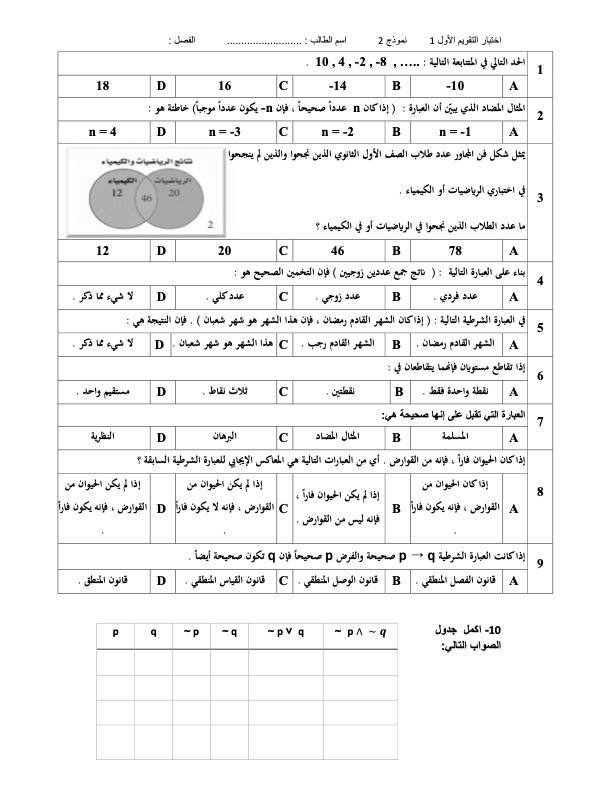
#> input picture data/00-test1-blank.jpg, 612 x 792 px, found by its file name
$ python test4.py
#> lines starting #> are read from the running program, lines starting #| are printed output that depends on the picture; after the words box and inside, x2 and y2 are one past the last pixel; in counts of white or black regions, pixels touching at a corner belong together
import cv2
from imutils.perspective import four_point_transform
from imutils import contours
import numpy as np
import imutils
from matplotlib import pyplot as plt
import random


def showImage(name, image):
    cv2.imshow(name, image)
    cv2.waitKey(0)
    cv2.destroyAllWindows()
    cv2.waitKey(1)


def random_color():
    red = random.randint(10, 255)
    green = random.randint(10, 255)
    blue = random.randint(10, 255)

    # randomly zero out one of the colors
    color = random.randint(0, 2)
    if color == 0:
        red = 0
    elif color == 1:
        green = 0
    else:
        blue = 0
    print(red, green, blue)
    return (red, green, blue)


# Read the image:
test1_blank = cv2.imread("data/00-test1-blank.jpg")
#> test1_blank is the input picture: shape (792, 612, 3); min 0, max 255, mean 242.7
gray = cv2.cvtColor(test1_blank, cv2.COLOR_BGR2GRAY)
blurred = cv2.GaussianBlur(gray, (5, 5), 0)
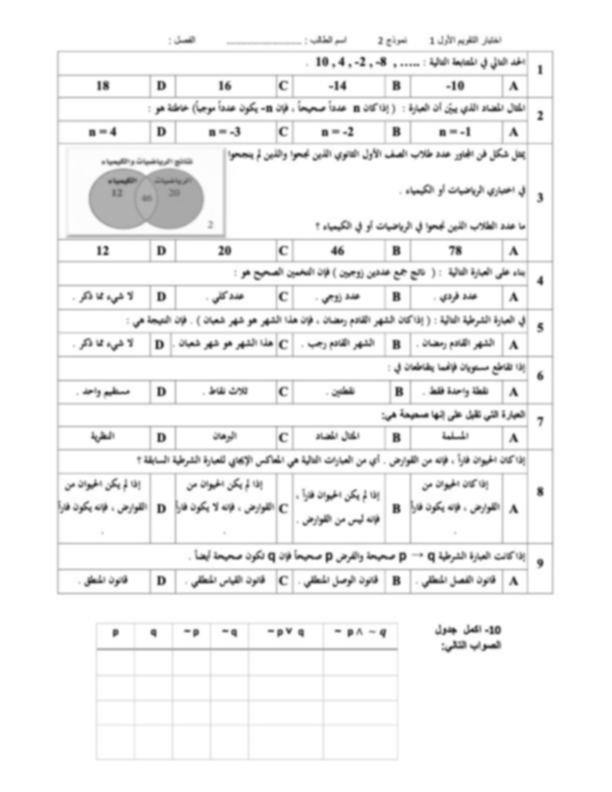
#> blurred: shape (792, 612); min 36, max 255, mean 242.7
edged = cv2.Canny(blurred, 75, 200)
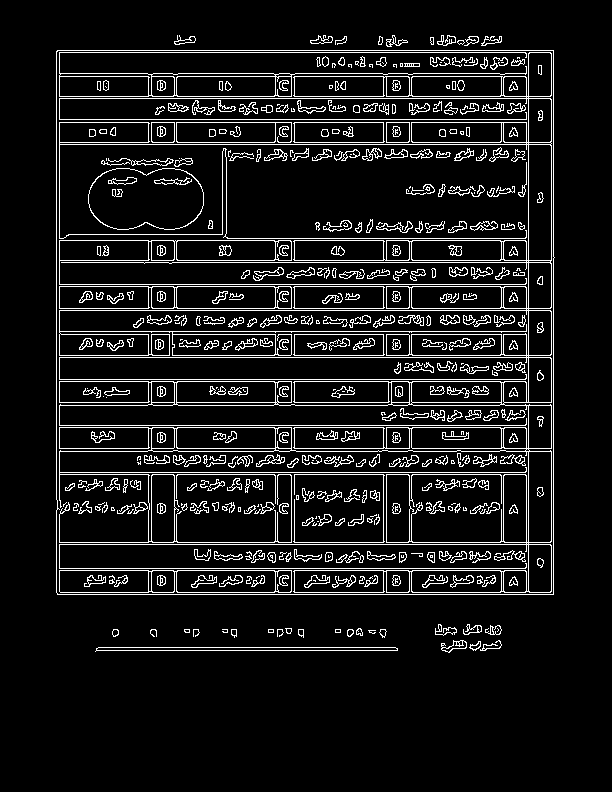
#> edged: shape (792, 612); 9.1% white in thin lines or dots, all inside (x1, y1, x2, y2) = (56, 35, 555, 653)

# find contours in the edge map, then initialize
# the contour that corresponds to the document
cnts = cv2.findContours(edged.copy(), cv2.RETR_EXTERNAL, cv2.CHAIN_APPROX_SIMPLE)
#> cnts = 34 contours, 12 with area under 20; largest, box (x1, y1, x2, y2) and area: (56, 50, 555, 595) 270357, (95, 647, 398, 652) 900, (441, 640, 467, 653) 146, (310, 35, 333, 44) 90, (174, 35, 196, 45) 80
cnts = imutils.grab_contours(cnts)
docCnt = None
# ensure that at least one contour was found
if len(cnts) > 0:
    # sort the contours according to their size in
    # descending order
    cnts = sorted(cnts, key=cv2.contourArea, reverse=True)
    # loop over the sorted contours
    for c in cnts:
        # approximate the contour
        peri = cv2.arcLength(c, True)
        approx = cv2.approxPolyDP(c, 0.02 * peri, True)
        # if our approximated contour has four points,
        # then we can assume we have found the paper
        if len(approx) == 4:
            docCnt = approx
            break
#> this loop made 1 pass
#> (peri, docCnt) on pass 1: (2082.5, [[57, 50], [57, 594], [553, 594], [553, 50]])

# apply a four point perspective transform to both the
# original image and grayscale image to obtain a top-down
# birds eye view of the paper
paper = four_point_transform(test1_blank, docCnt.reshape(4, 2))
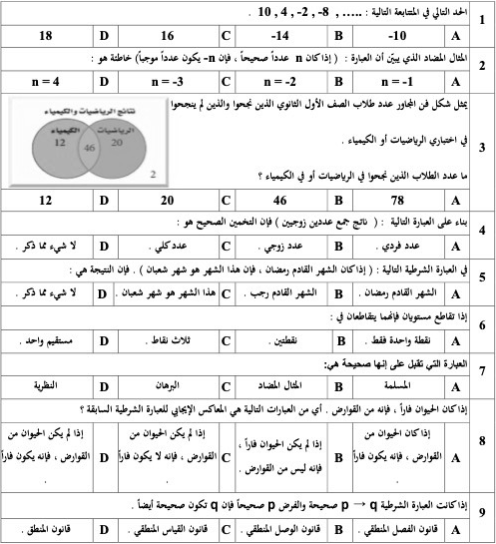
#> paper: shape (544, 496, 3); min 0, max 255, mean 234.6
warped = four_point_transform(gray, docCnt.reshape(4, 2))


# apply Otsu's thresholding method to binarize the warped
# piece of paper
thresh = cv2.threshold(warped, 0, 255, cv2.THRESH_BINARY_INV | cv2.THRESH_OTSU)[1]
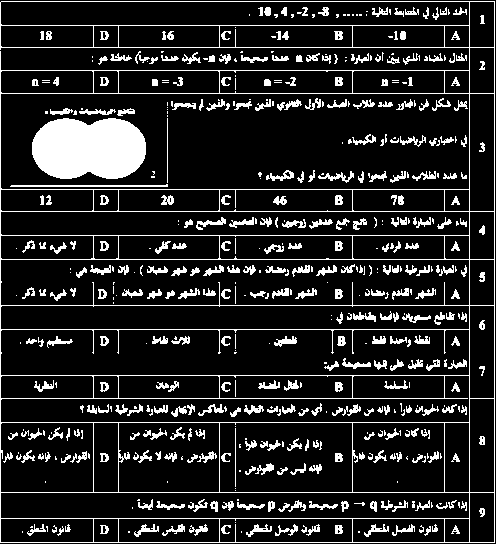
#> thresh: shape (544, 496); 14.2% white; 548 white regions (204 under 20 px), largest, box (x1, y1, x2, y2) and area: (0, 1, 495, 543) 11283, (32, 118, 146, 179) 5840, (10, 184, 168, 187) 317

q1start1 = (469, 25)
q1end1 = (353, 46)

q1A = cv2.rectangle(thresh, q1start1, q1end1, (0, 255, 255))
#> q1A: shape (544, 496); 14.1% white; 549 white regions (204 under 20 px), largest, box (x1, y1, x2, y2) and area: (0, 1, 495, 543) 11124, (32, 118, 146, 179) 5840, (10, 184, 168, 187) 317

q1start2 = (351, 25)
q1end2 = (235, 46)

q1B = cv2.rectangle(thresh, q1start2, q1end2, (255, 255, 255))
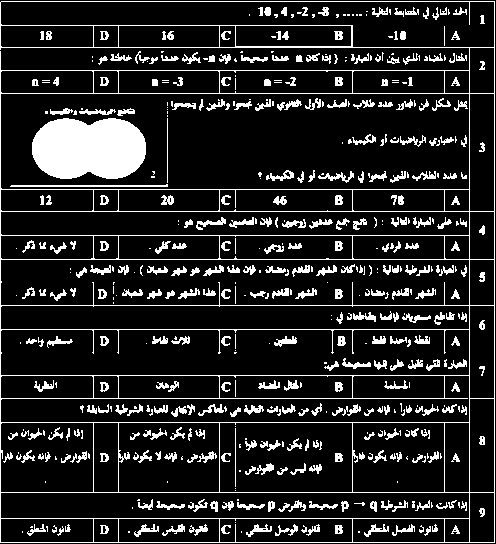
#> q1B: shape (544, 496); 14.2% white; 548 white regions (203 under 20 px), largest, box (x1, y1, x2, y2) and area: (0, 1, 495, 543) 11263, (32, 118, 146, 179) 5840, (10, 184, 168, 187) 317

# construct a mask that reveals only the current
# "bubble" for the question
mask = np.zeros(thresh.shape, dtype="uint8")
#> (the run stopped early here; a loop or call above may not have finished)

$ run again, with data/02-test1.jpg copied over data/00-test1-blank.jpg
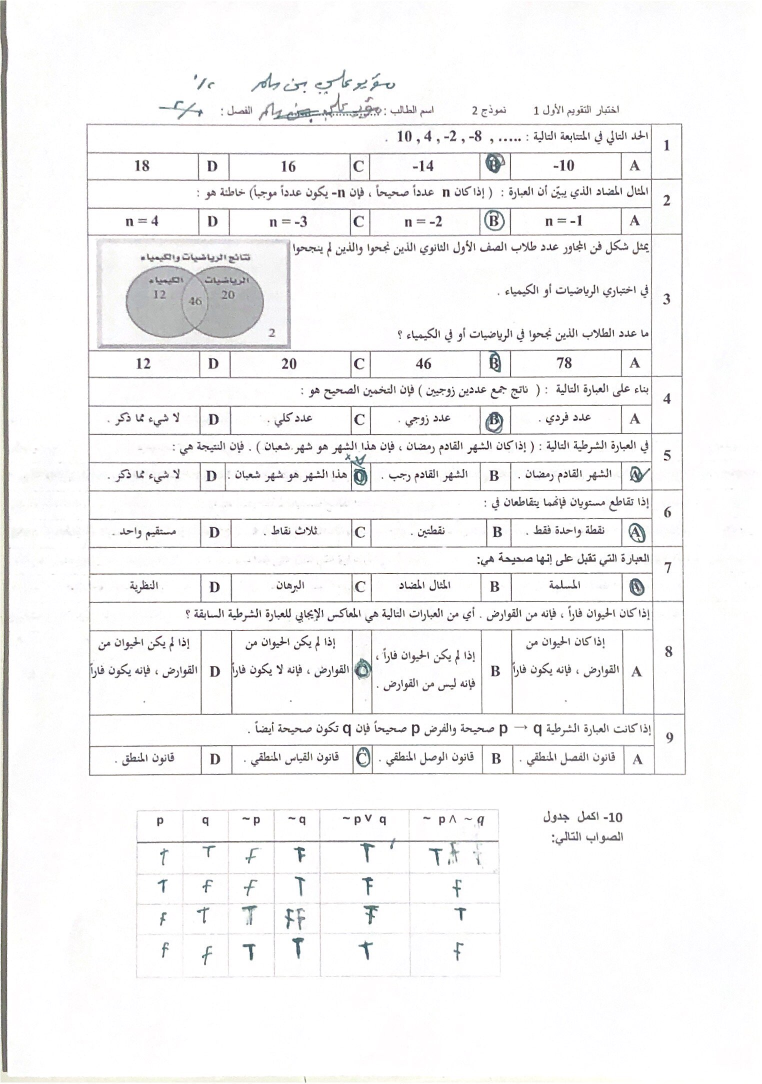
#> input picture data/02-test1.jpg, 1524 x 2167 px, found by its file name (shown at 1/2 size)
#> test1_blank is the input picture: shape (2167, 1524, 3); mean B, G, R 244.3, 244.1, 244.6
#> `edged = cv2.Canny(blurred, 75, 200)`:
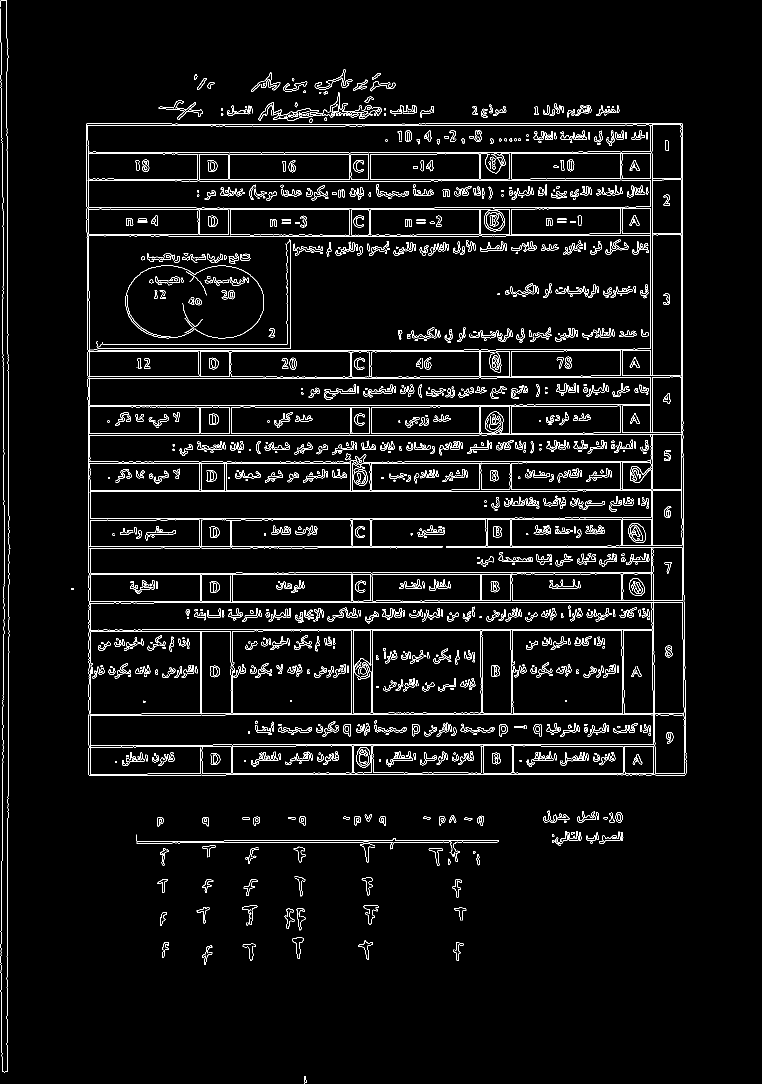
#> edged: shape (2167, 1524) (shown at 1/2 size); 4.1% white in thin lines or dots
#> cnts = 142 contours, 68 with area under 20; largest, box (x1, y1, x2, y2) and area: (172, 246, 1373, 1552) 1550264, (584, 1875, 608, 1918) 392, (317, 201, 406, 240) 380, (1198, 1663, 1241, 1688) 331, (569, 1817, 589, 1858) 299
#> the loop `for c in cnts:` made 1 pass
#> (peri, docCnt) on pass 1: (5086.9, [[173, 247], [178, 1551], [1371, 1549], [1364, 247]])
#> `thresh = cv2.threshold(warped, 0, 255, cv2.THRESH_BINARY_INV | cv2.THR..`:
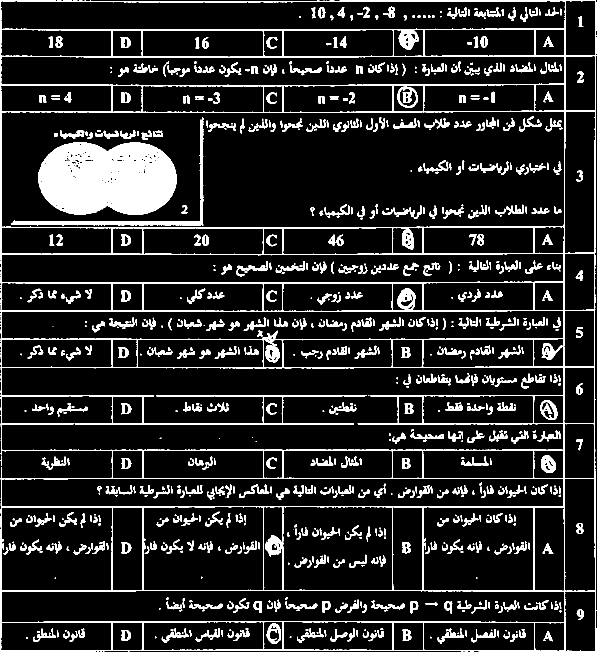
#> thresh: shape (1304, 1193) (shown at 1/2 size); 12.6% white; 990 white regions (332 under 20 px), largest, box (x1, y1, x2, y2) and area: (0, 0, 1193, 1304) 74556, (77, 284, 353, 430) 32755, (22, 234, 407, 451) 4242

$ run again, with data/03-test1.jpg copied over data/00-test1-blank.jpg
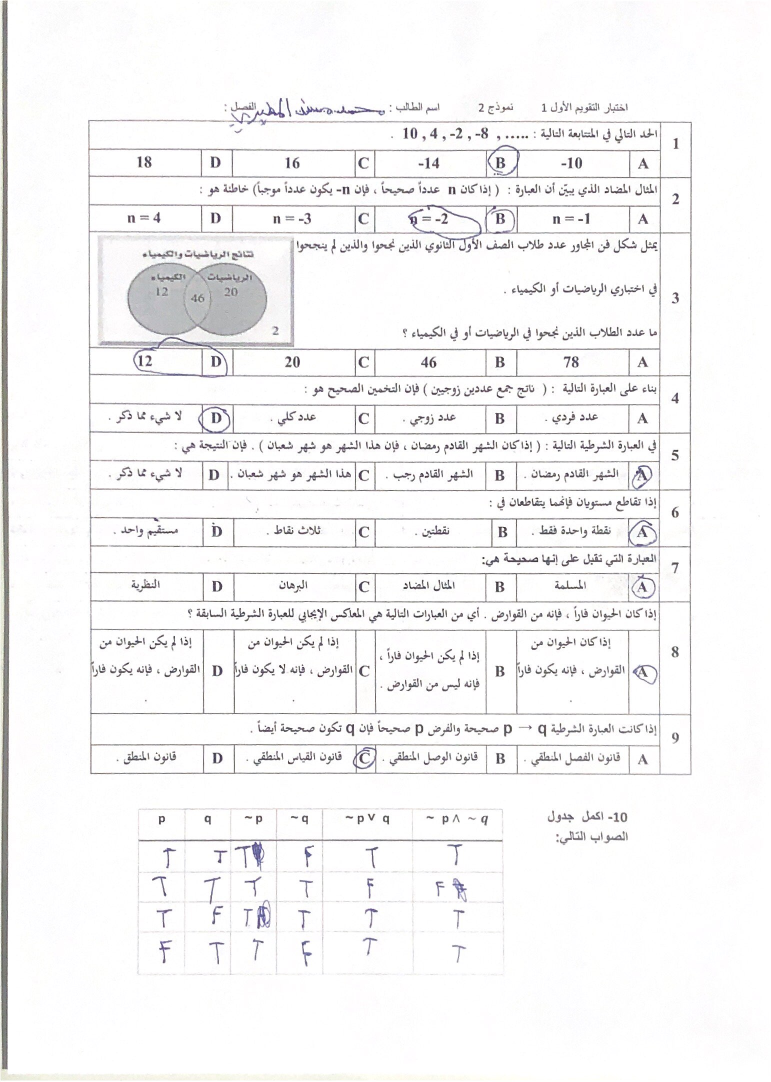
#> input picture data/03-test1.jpg, 1542 x 2163 px, found by its file name (shown at 1/2 size)
#> test1_blank is the input picture: shape (2163, 1542, 3); mean B, G, R 245.1, 244.8, 245.3
#> `edged = cv2.Canny(blurred, 75, 200)`:
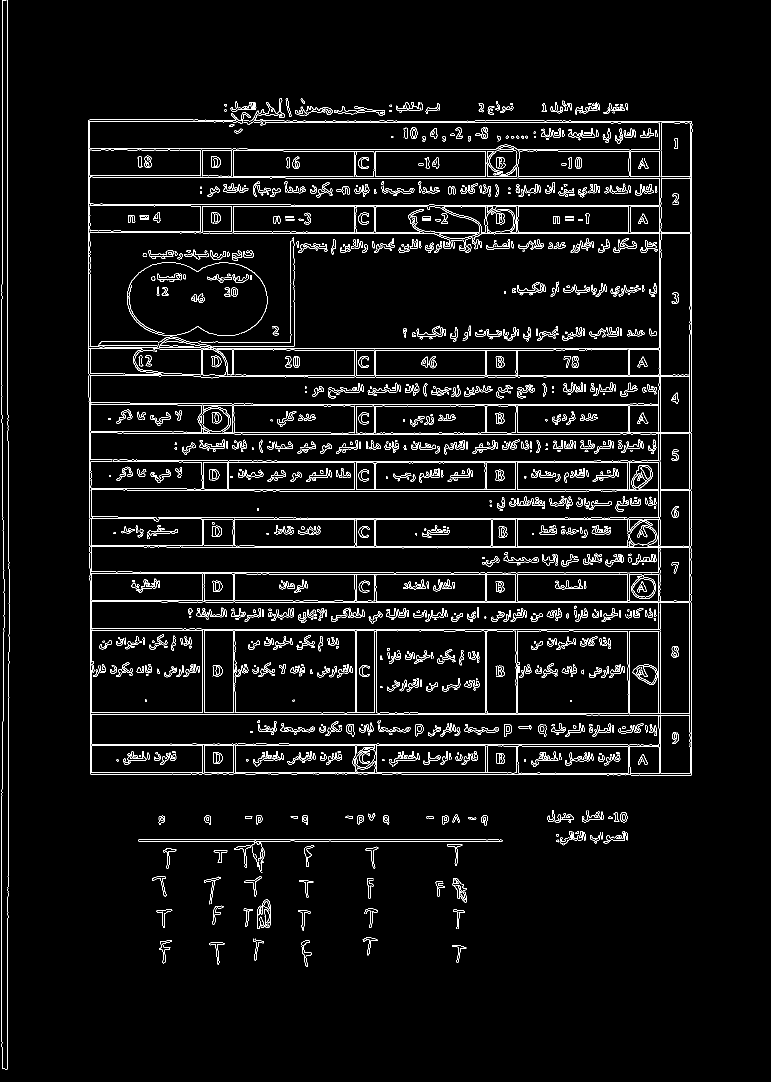
#> edged: shape (2163, 1542) (shown at 1/2 size); 4.1% white in thin lines or dots, all inside (x1, y1, x2, y2) = (2, 0, 1385, 2139)
#> cnts = 158 contours, 76 with area under 20; largest, box (x1, y1, x2, y2) and area: (176, 196, 1385, 1551) 1512967, (276, 1678, 1006, 1684) 2518, (461, 203, 513, 223) 320, (318, 1880, 344, 1927) 313, (603, 1881, 624, 1934) 312
#> the loop `for c in cnts:` made 1 pass
#> (peri, docCnt) on pass 1: (8271.4, [[176, 240], [180, 1547], [1382, 1550], [1383, 243]])
#> `thresh = cv2.threshold(warped, 0, 255, cv2.THRESH_BINARY_INV | cv2.THR..`:
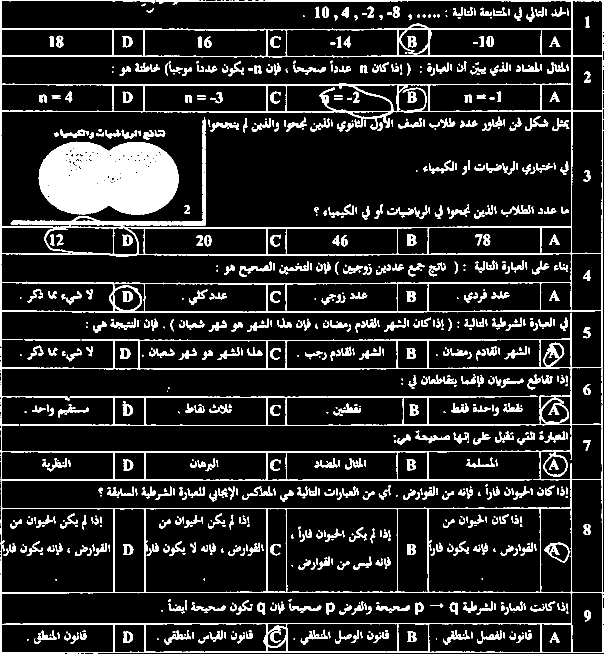
#> thresh: shape (1307, 1207) (shown at 1/2 size); 12.7% white; 985 white regions (319 under 20 px), largest, box (x1, y1, x2, y2) and area: (0, 0, 1207, 1307) 82142, (77, 283, 358, 430) 33376, (1089, 1085, 1139, 1125) 586
